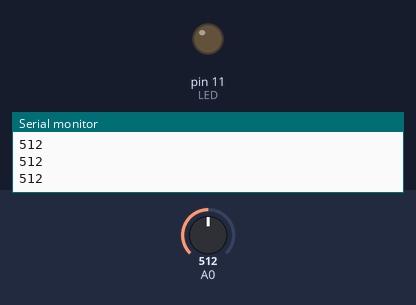
Simulated run of this sketch. Board: Arduino Uno, built with avr-gcc and run on an emulated ATmega328P. On the bench: output pins drawn as LEDs (lit = HIGH), the last lines printed to the serial monitor. The inputs (shaded band) are chosen by the test bench; at power-on: A0 = 512.

Above: at 1.2 s.
1.3 s: A0 set to 716
At 2.1 s:
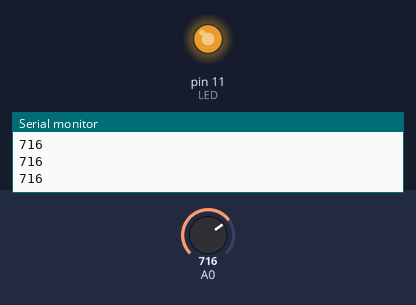
2.8 s: A0 set to 756
At 4.0 s:
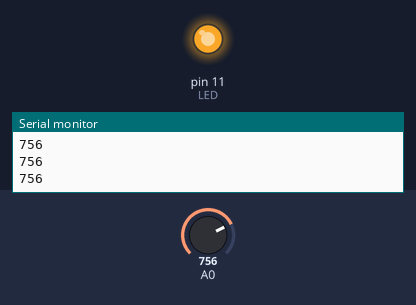
4.3 s: A0 set to 768
At 5.4 s:
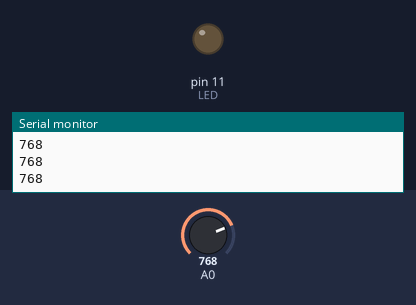
5.8 s: A0 set to 900
At 6.7 s:
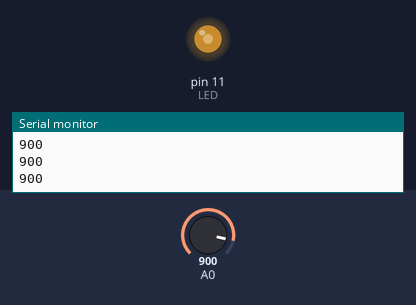
7.3 s: A0 set to 306
At 7.9 s:
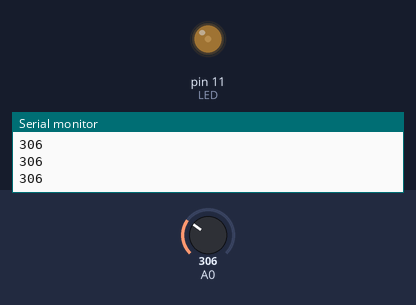
8.8 s: A0 set to 0
At 10.0 s:
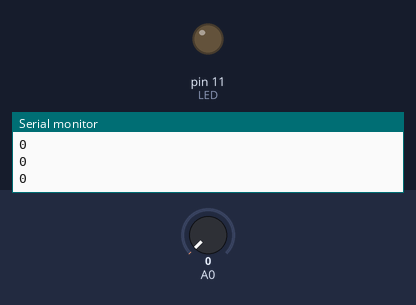
Timing chart, 0 to 11.3 s (numbered marks = the images above; inputs shaded):
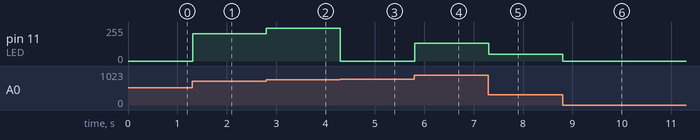

Measured:
- the behaviour switches between 767 and 768 on A0 (found by bisection; images 2 and 3)
- after the input at 1.3 s, pin 11 (LED): 0/255 → 204/255 at once
- after the input at 2.8 s, pin 11 (LED): 204/255 → 244/255 at once
- after the input at 4.3 s, pin 11 (LED): 244/255 → 0/255 at once
- after the input at 5.8 s, pin 11 (LED): 0/255 → 132/255 at once
- after the input at 7.3 s, pin 11 (LED): 132/255 → 50/255 at once
- after the input at 8.8 s, pin 11 (LED): 50/255 → 0/255 at once

The sketch:

gas.ino
```cpp
#define LED 11

void setup() {
  Serial.begin(9600);
  Serial.println("MiCS-5524 demo!");

  pinMode(LED, OUTPUT);
}

void loop() {
  int reading = analogRead(A0);
  Serial.println(reading);

  analogWrite(LED, reading);
  delay(10);
}
```
